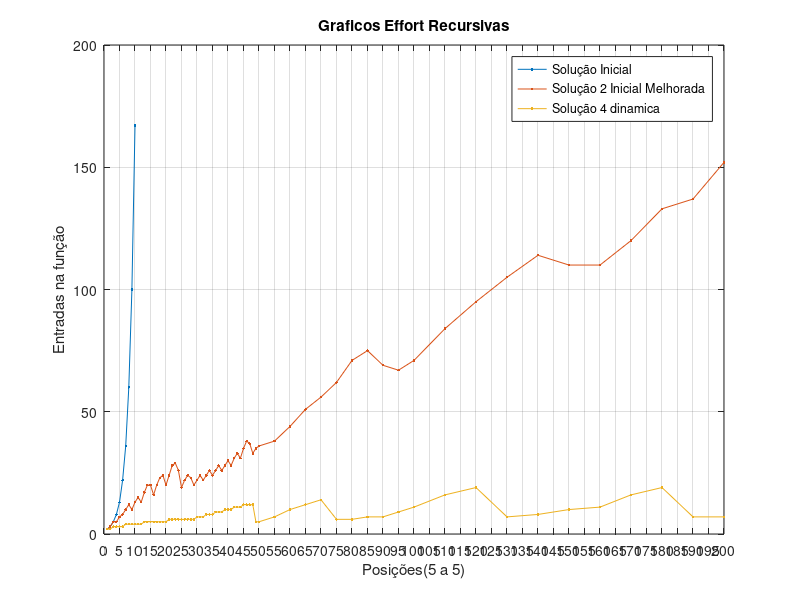

This figure's MATLAB source:

Dados_solve_Inicial = load("ficheiro_solve1.txt");
Dados_solve_Inicial_Melhorada = load("ficheiro_solve2.txt");
Dados_solve_Dinamica = load("ficheiro_solve4.txt");


Effort_solve_inicial = Dados_solve_Inicial(1:10,3);
Posicoes_solve_inicial = Dados_solve_Inicial(1:10,1);

Effort_solve_inicial_melhorada = Dados_solve_Inicial_Melhorada(1:70,3);
Posicoes_solve_inicial_melhorada = Dados_solve_Inicial_Melhorada(1:70,1);

Effort_solve_dinamica = Dados_solve_Dinamica(1:70,3);
Posicoes_solve_dinamica = Dados_solve_Dinamica(1:70,1);

plot(Posicoes_solve_inicial,Effort_solve_inicial,'.-')
hold on
plot(Posicoes_solve_inicial_melhorada,Effort_solve_inicial_melhorada,'.-')
plot(Posicoes_solve_dinamica,Effort_solve_dinamica,'.-')

xlabel('Posições(5 a 5)')
ylabel('Entradas na função')
xticks(0:5:200)
grid on
legend('Solução Inicial','Solução 2 Inicial Melhorada','Solução 4 dinamica')
title('Graficos Effort Recursivas')
